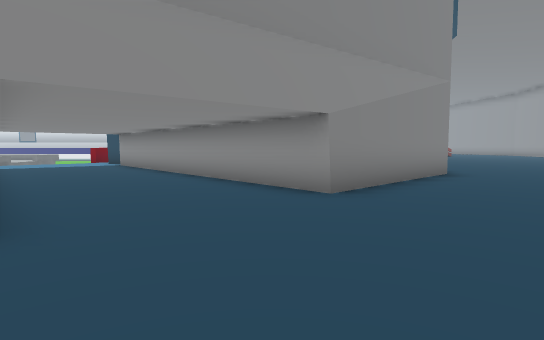
View 1 (above)

24 first-person views from a walk through a 3-D level made in the Unity game engine. The camera is 1.3 m above the floor, tilts 4° down and sees 80° across. The floor is counted in squares, 2 m on a side. Each view is taken from the middle of a square. On the plan, view 1 faces up. The plan holds only what a view shows up to about 10 squares ahead; the rest is blank. The place goes on beyond the plan. The player character is not drawn. Some surface patterns are stand-ins.

View 2
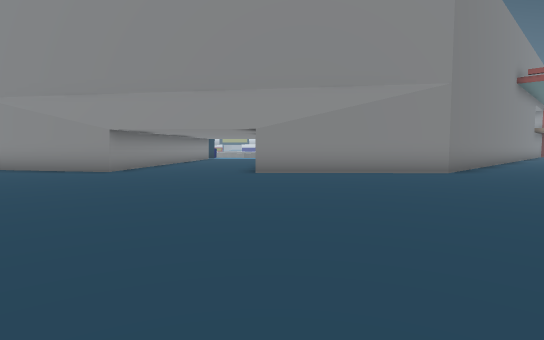

View 3
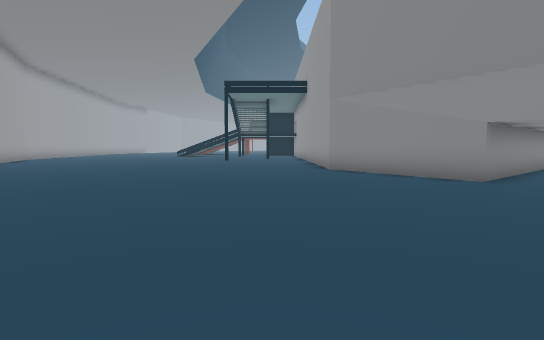

View 4
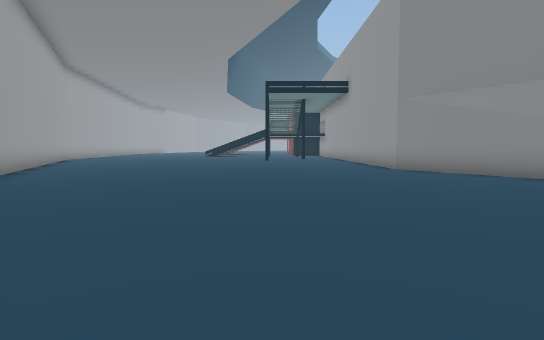

View 5
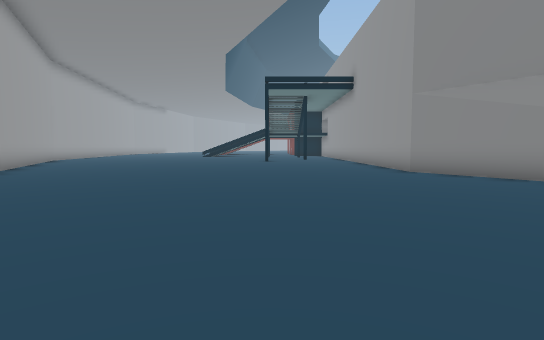

View 6
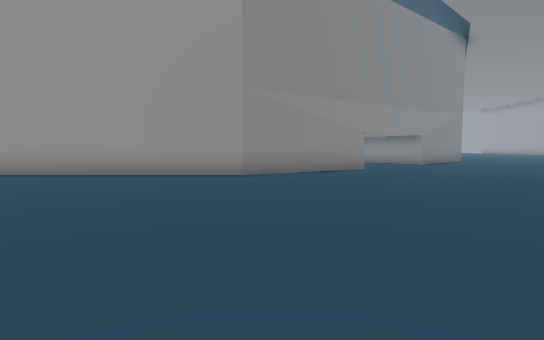

View 7
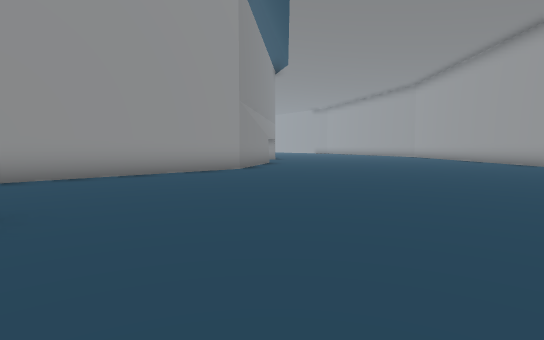

View 8
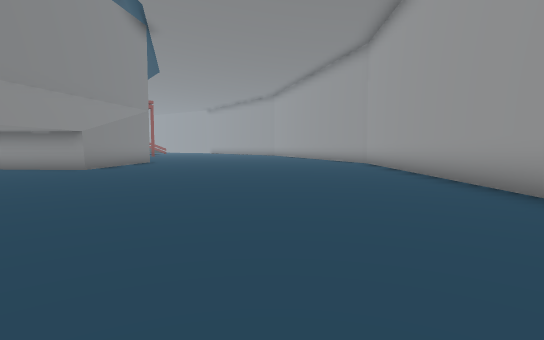

View 9
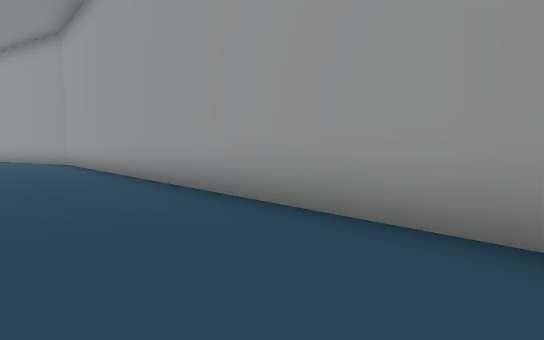

View 10
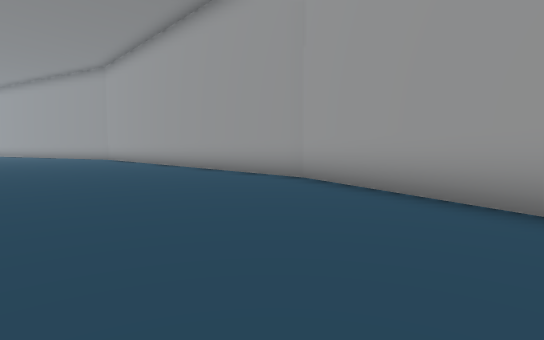

View 11
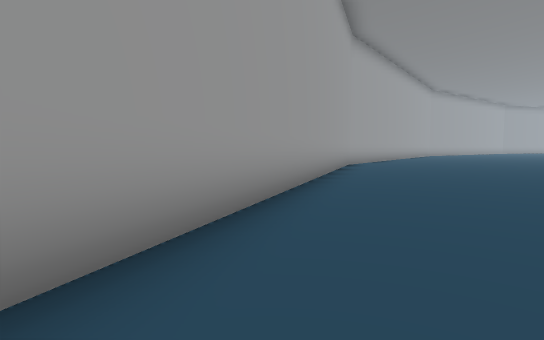

View 12
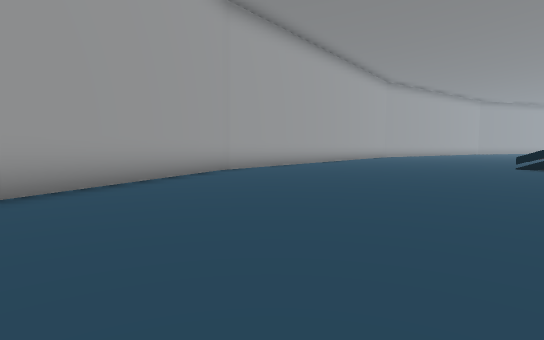

View 13
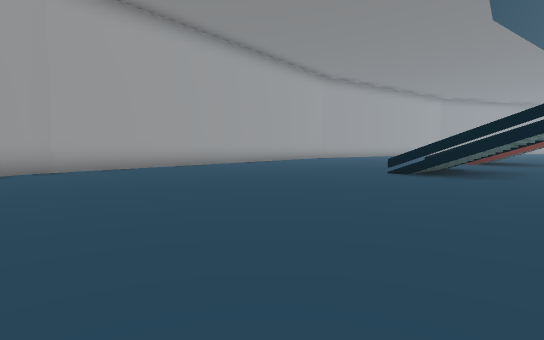

View 14
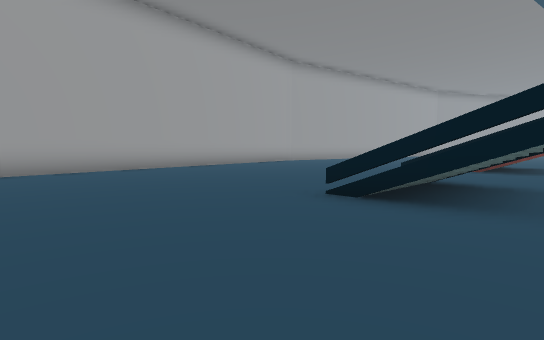

View 15
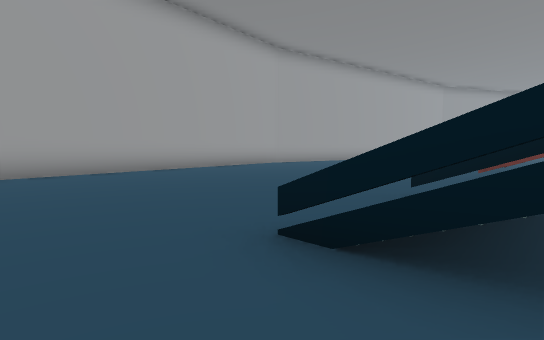

View 16
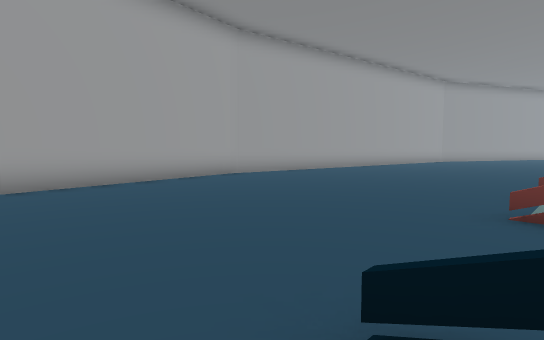

View 17
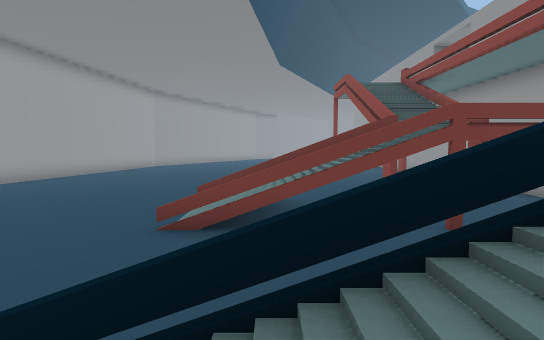

View 18
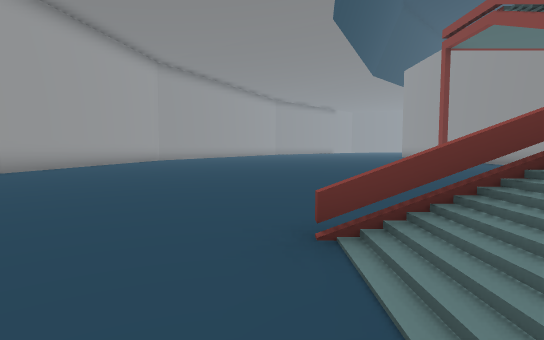

View 19
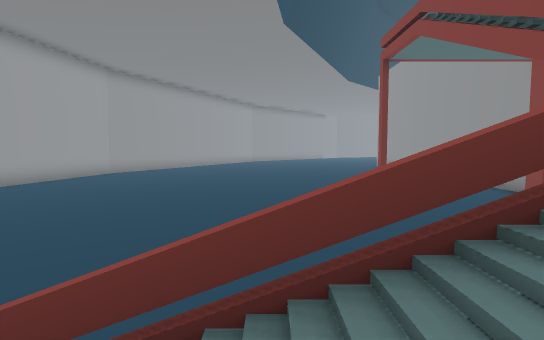

View 20
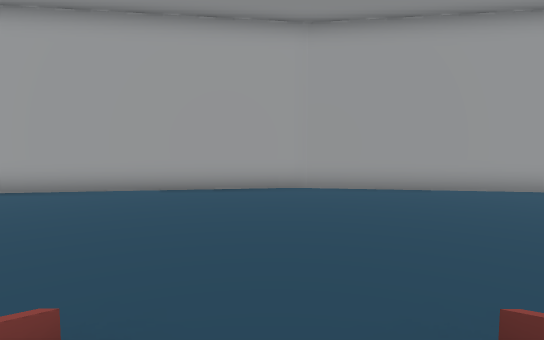

View 21
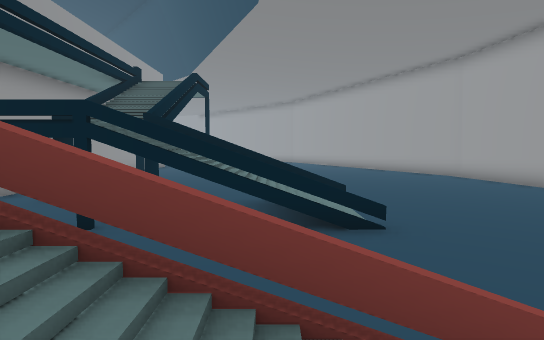

View 22
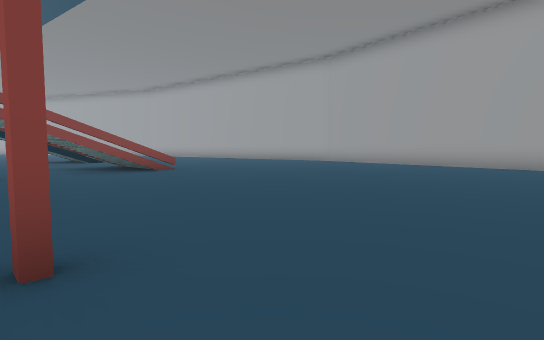

View 23
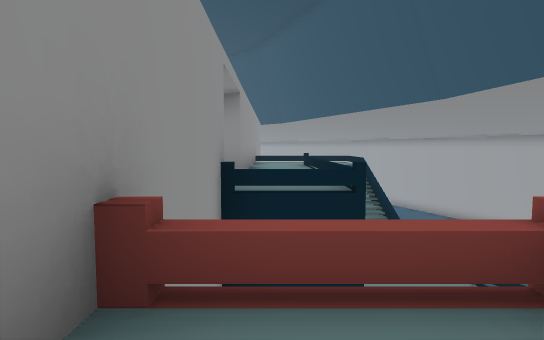

View 24
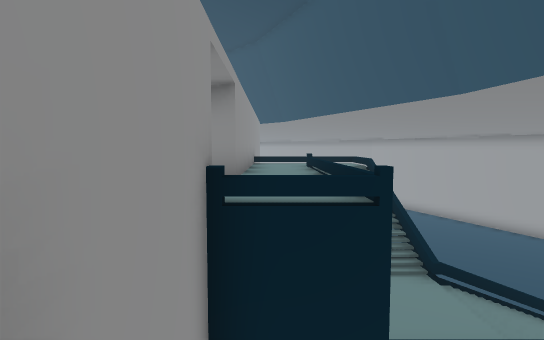

### Floor plan
Key: @ floor where view 1 was taken; # wall or solid block; x gap in a wall; . main floor; : floor 3.25 m higher than the main floor; + floor 6.75 m higher than the main floor; * floor 7.25 m higher than the main floor; % floor 7.75 m higher than the main floor; / step, stairs or slope; = window, fence, low wall or low ledge; v drop or lower ground.
Columns run from 36 left of view 1 to 7 right of it. Each row starts with its distance up from view 1.
 11                                         #..
 10                             vvv         #...
  9                             vv          #...
  8                                   ##   ##...
  7                                 +..## ##...
  6                                /....###....
  5                                #.....#.....
  4                                ##...........
  3                                 ##..........
  2                                 ##..........
  1                                ##...........
  0  #         ##  #  ####  ########....@.......
 -1  .%       **   *   ***   ...................
 -2   %   #=== #   # ===##   ..................#
 -3  .%   ///      /::///   %.................##
 -4 ..#///  #      //##//   /................##
 -5 .........       /=......................##
 -6 .........x/x...x/x.....................##
 -7 .........x/x...x/x....................##
 -8 .........=/#...#/#...................##
 -9 ...................................###
-10 .................................###
-11 ...............................###
-12 .............................###
-13 ...........................###
-14 ........................####
-15  ..................######
-16  ######.....########
-17       #######

Positions as (right, up) in squares from view 1, and headings:
1: (0, 0), facing up
2: (7, -1), facing up-left
3: (4, -2), facing left
4: (4, -4), facing left
5: (3, -4), facing left
6: (-5, -8), facing up
7: (-12, -8), facing up-right
8: (-2, -6), facing up-right
9: (-2, -7), facing right
10: (-7, -8), facing right
11: (-2, -8), facing down-left
12: (-7, -7), facing down-left
13: (-11, -5), facing down-left
14: (-15, -6), facing down-left
15: (-17, -7), facing down-left
16: (-20, -8), facing down-left
17: (-20, -7), facing left
18: (-25, -9), facing left
19: (-26, -7), facing left
20: (-26, -7), facing down
21: (-26, -7), facing right
22: (-36, -4), facing down-right
23: (-26, -1), facing right
24: (-25, -1), facing right
